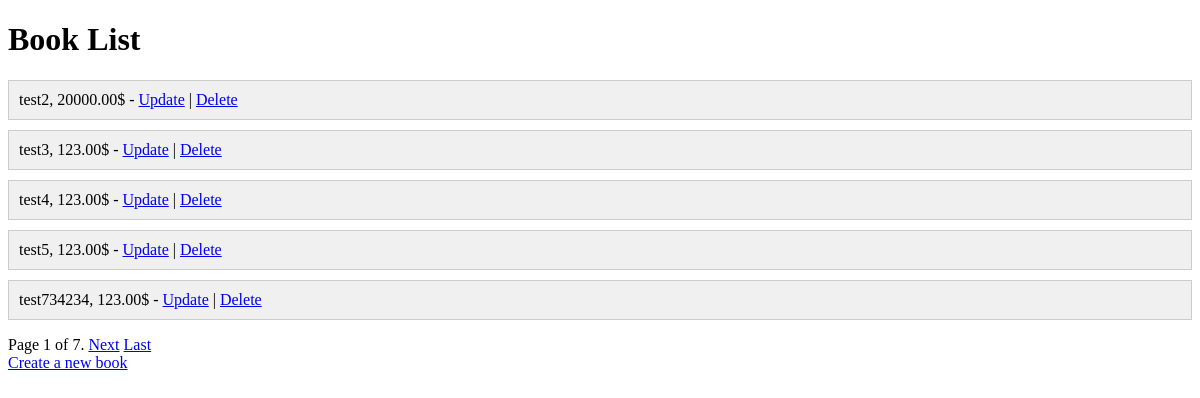
The page / on the database its author committed.
### app/models.py (models this page shows, shortened)
class Book(models.Model):
    class Genre(models.TextChoices):
        ROMAN = 'Roman', 'Роман'
        FANTASY = 'Fantasy', 'Фэнтези'
        MYSTERY = 'Mystery', 'Детектив'
        SCIFI = 'Sci-Fi', 'Научная фантастика'
        NONFICTION = 'Non-fiction', 'Нон-фикшн'
    title = models.CharField(max_length=200, verbose_name='Название')
    description = models.TextField(verbose_name='Описание')
    author = models.CharField(max_length=100, verbose_name='Автор')
    published_year = models.IntegerField(verbose_name='Год публикации')
    price = models.DecimalField(max_digits=10, decimal_places=2, verbose_name='Цена')
    created_at = models.DateTimeField(auto_now_add=True, verbose_name='Дата создания')
    updated_at = models.DateTimeField(auto_now=True, verbose_name='Дата обновления')
    genre = models.CharField(max_length=50, choices=Genre.choices, verbose_name='Жанр')
    class Meta:
        verbose_name = 'Книга'
        verbose_name_plural = 'Книги'

### app/views.py (the view)
# urls.py: path('', home, name='home'),
def home(request):
    books = Book.objects.all().order_by('id')
    paginator = Paginator(books, 5)
    page_num = request.GET.get('page', 1)
    page_obj = paginator.get_page(page_num)
    return render(request, 'home.html', {'page_obj': page_obj})

### templates/home.html (shortened to what this page needs)
{% load static %}
<!DOCTYPE html>
<html lang="en">
<head>
    <link rel="stylesheet" href="{% static 'style.css' %}">
</head>
<body>
    <h1>Book List</h1>
    <ul>
        {% for book in page_obj %}
            <li>{{ book.title }}, {{ book.price }}$ -
                <a href="{% url 'update' book.id %}">Update</a> |
                <a href="{% url 'delete' book.id %}">Delete</a>
            </li>
        {% endfor %}
    </ul>
    <div>
        <span>
            Page {{ page_obj.number }} of {{ page_obj.paginator.num_pages }}.
        </span>
        {% if page_obj.has_next %}
            <a href="?page={{ page_obj.next_page_number }}">Next</a>
            <a href="?page={{ page_obj.paginator.num_pages }}">Last</a>
        {% endif %}
    </div>
    <a href="{% url 'create' %}">Create a new book</a>
</body>
</html>

### static/style.css (style rules this page uses)
ul { list-style-type: none; padding: 0; }
ul li { margin-bottom: 10px; padding: 10px; background-color: #f0f0f0; border: 1px solid #ccc; }

### rows shown on the page
Book: title "test2", price "20000.00"
Book: title "test3", price "123.00"
Book: title "test4", price "123.00"
Book: title "test5", price "123.00"
Book: title "test734234", price "123.00"

### other values the page prints
{{ page_obj.number }} "1"
{{ page_obj.paginator.num_pages }} "7"
